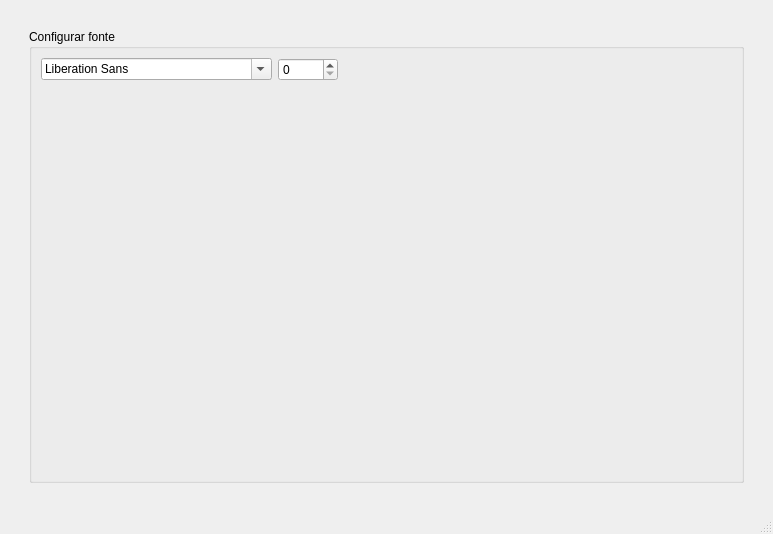
<?xml version="1.0" encoding="UTF-8"?>
<ui version="4.0">
 <class>MainWindow</class>
 <widget class="QMainWindow" name="MainWindow">
  <property name="geometry">
   <rect>
    <x>0</x>
    <y>0</y>
    <width>773</width>
    <height>534</height>
   </rect>
  </property>
  <property name="windowTitle">
   <string>Configurações</string>
  </property>
  <property name="windowIcon">
   <iconset>
    <normaloff>../imgs/config.png</normaloff>../imgs/config.png</iconset>
  </property>
  <widget class="QWidget" name="centralwidget">
   <layout class="QGridLayout" name="gridLayout">
    <item row="0" column="1">
     <spacer name="verticalSpacer">
      <property name="orientation">
       <enum>Qt::Vertical</enum>
      </property>
      <property name="sizeType">
       <enum>QSizePolicy::Fixed</enum>
      </property>
      <property name="sizeHint" stdset="0">
       <size>
        <width>20</width>
        <height>20</height>
       </size>
      </property>
     </spacer>
    </item>
    <item row="1" column="0">
     <spacer name="horizontalSpacer">
      <property name="orientation">
       <enum>Qt::Horizontal</enum>
      </property>
      <property name="sizeType">
       <enum>QSizePolicy::Fixed</enum>
      </property>
      <property name="sizeHint" stdset="0">
       <size>
        <width>20</width>
        <height>20</height>
       </size>
      </property>
     </spacer>
    </item>
    <item row="1" column="1">
     <widget class="QGroupBox" name="groupBox">
      <property name="title">
       <string>Configurar fonte</string>
      </property>
      <layout class="QFormLayout" name="formLayout">
       <item row="0" column="0">
        <widget class="QFontComboBox" name="fontComboBox"/>
       </item>
       <item row="0" column="1">
        <widget class="QSpinBox" name="spinBox">
         <property name="maximumSize">
          <size>
           <width>60</width>
           <height>16777215</height>
          </size>
         </property>
        </widget>
       </item>
      </layout>
     </widget>
    </item>
    <item row="0" column="2">
     <spacer name="horizontalSpacer_2">
      <property name="orientation">
       <enum>Qt::Horizontal</enum>
      </property>
      <property name="sizeType">
       <enum>QSizePolicy::Fixed</enum>
      </property>
      <property name="sizeHint" stdset="0">
       <size>
        <width>20</width>
        <height>20</height>
       </size>
      </property>
     </spacer>
    </item>
    <item row="2" column="1">
     <spacer name="verticalSpacer_2">
      <property name="orientation">
       <enum>Qt::Vertical</enum>
      </property>
      <property name="sizeType">
       <enum>QSizePolicy::Fixed</enum>
      </property>
      <property name="sizeHint" stdset="0">
       <size>
        <width>20</width>
        <height>20</height>
       </size>
      </property>
     </spacer>
    </item>
   </layout>
  </widget>
  <widget class="QStatusBar" name="statusbar"/>
 </widget>
 <resources/>
 <connections/>
</ui>
